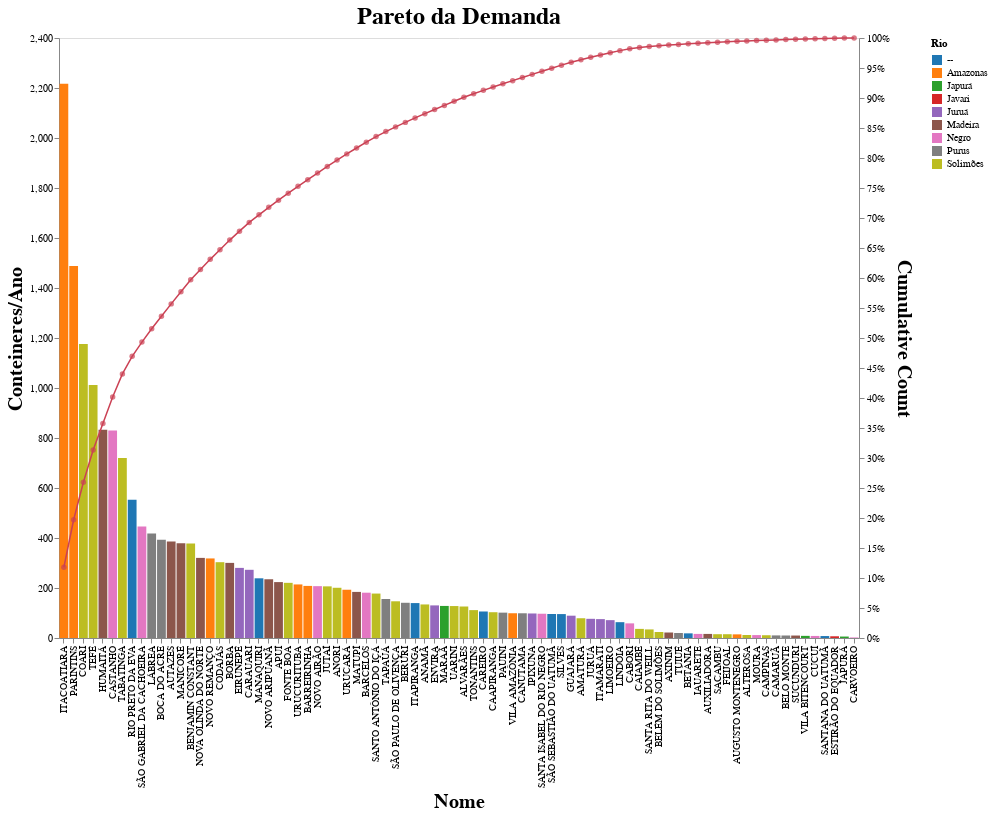

Notebook code cell kept with this figure:
### Markdown cell above
## Pareto

### Code cell
df_pareto = df.copy()
df_pareto = df_pareto[df_pareto['Conteineres/Ano'].notna()]
df_pareto = df_pareto.sort_values(by=['Conteineres/Ano'], ascending=False)

df_pareto["count cumsum"] = df_pareto['Conteineres/Ano'].cumsum()
df_pareto["cumpercentage"] = df_pareto["count cumsum"]/(df_pareto['Conteineres/Ano'].sum())

sort_order = df_pareto["Nome"].tolist()

selection = vg.selection_multi(fields=['Rio'], bind='legend')

# Create Base
base = vg.Chart(df_pareto, title="Pareto da Demanda").encode(
    vg.X("Nome:O",
         sort=sort_order),
).properties(
    width=800,
    height=600,
)
# Bars chart
bars = base.mark_bar().encode(
    vg.Y("Conteineres/Ano:Q"),
    color= vg.condition(selection,
                        vg.Color('Rio:N', scale=vg.Scale(scheme='category10')),
                        vg.value('lightgray'),
                       ),
).properties(
    width=800,
    height=600,
)
# Line chart
line = base.mark_line(strokeWidth=1.5, color="#cb4154" ).encode(
    vg.Y('cumpercentage:Q',
    title='Cumulative Count',
    axis=vg.Axis(format=".0%")   ),
    text = vg.Text('cumpercentage:Q')
)
# Mark the percentage values on the line with Circle marks
points = base.mark_circle(strokeWidth= 3, color = "#cb4154").encode(
    vg.Y('cumpercentage:Q', axis=None),
    tooltip=['Nome', 'Município', 'Modal', 'Rio', 'OBS', 'Considerar', 'Conteineres/Ano'],
)

# Layer all the elements together 
(bars + line + points).resolve_scale(
    y = 'independent'
).configure_title(
    fontSize=24,
).configure_axis(
    grid=False,
    labelFontSize=10,
    titleFontSize=20,
).add_selection(
    selection
).interactive()
